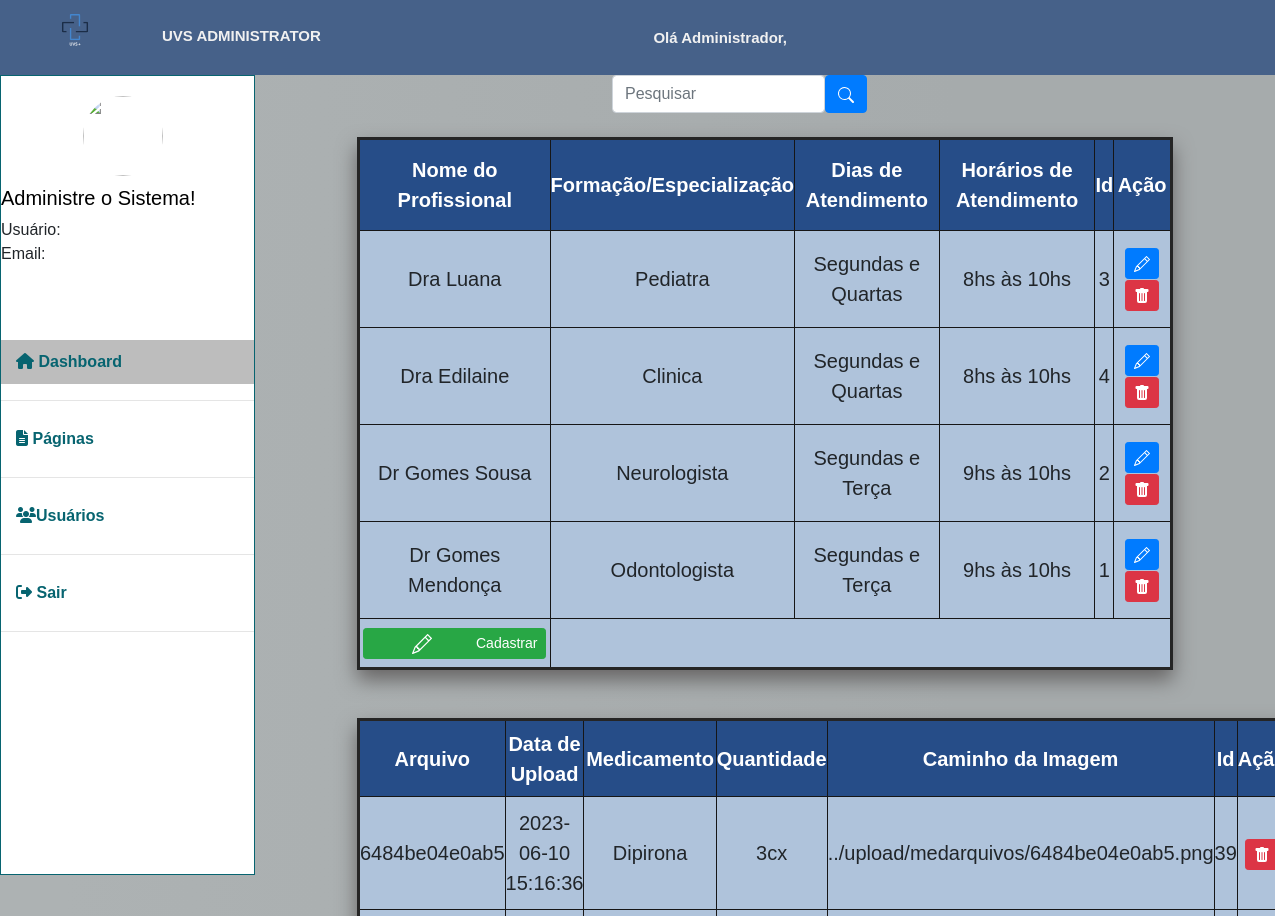
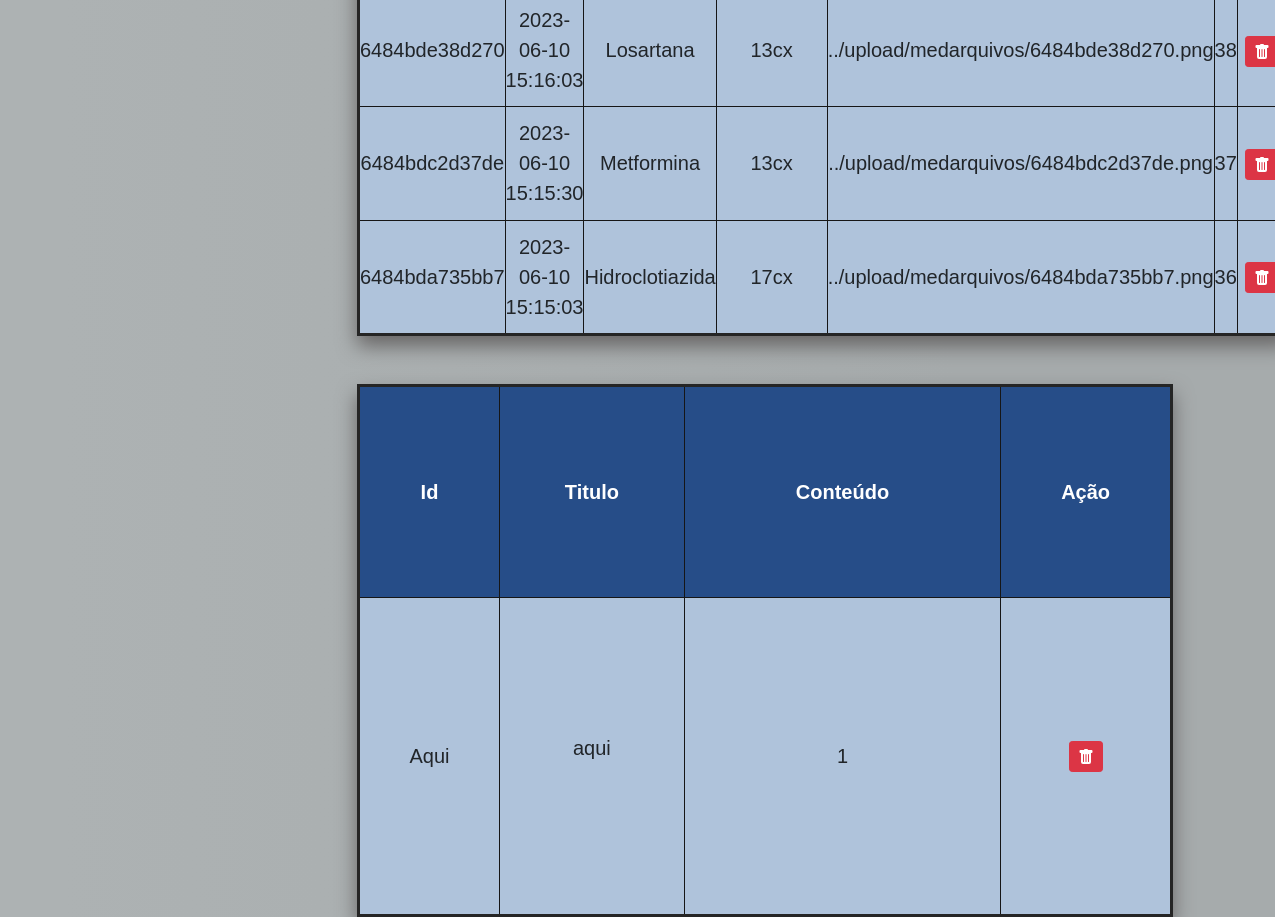
The page /admin_pages/tabelas.php on the database as committed earlier (2 pictures, top to bottom).
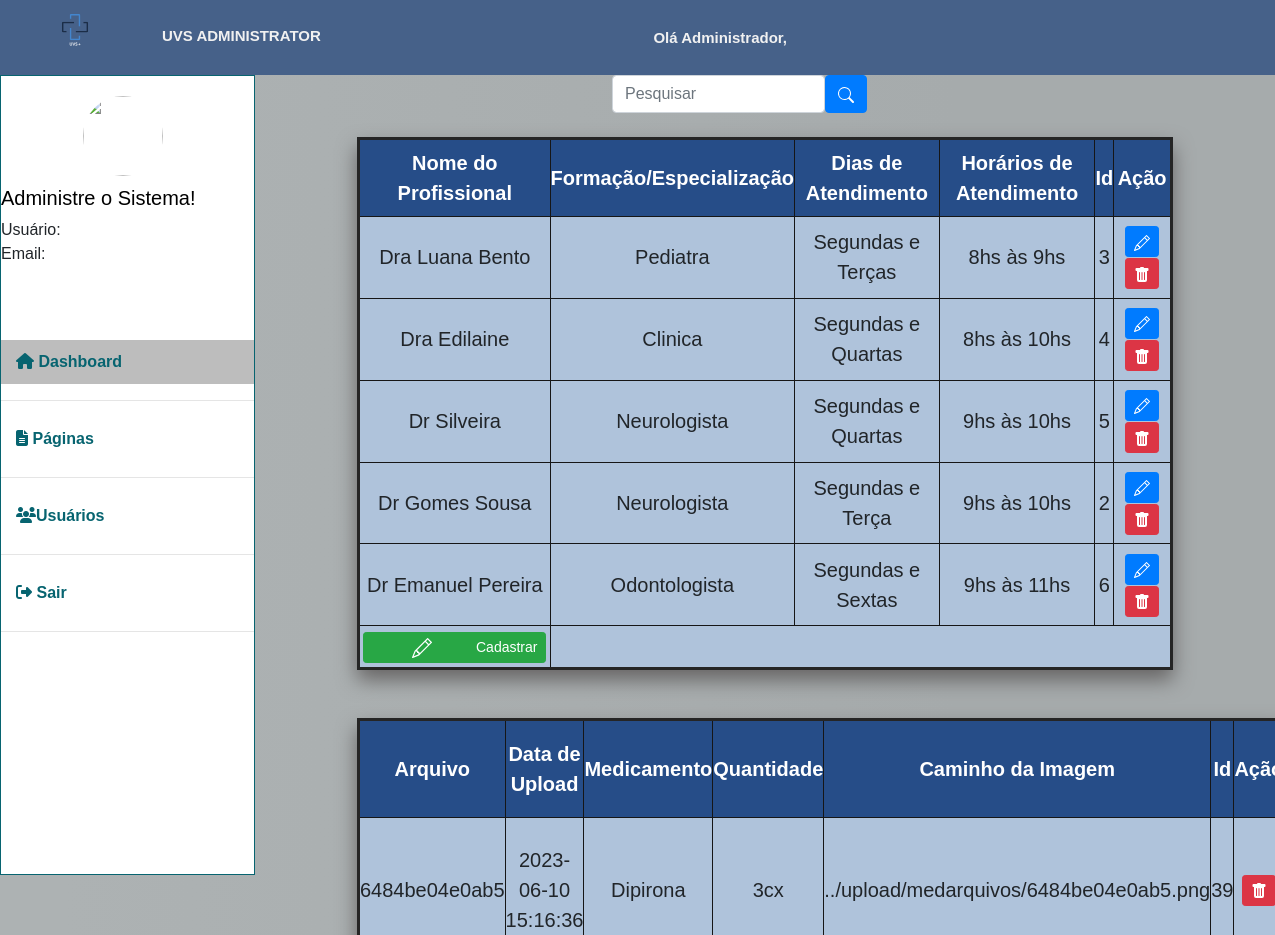
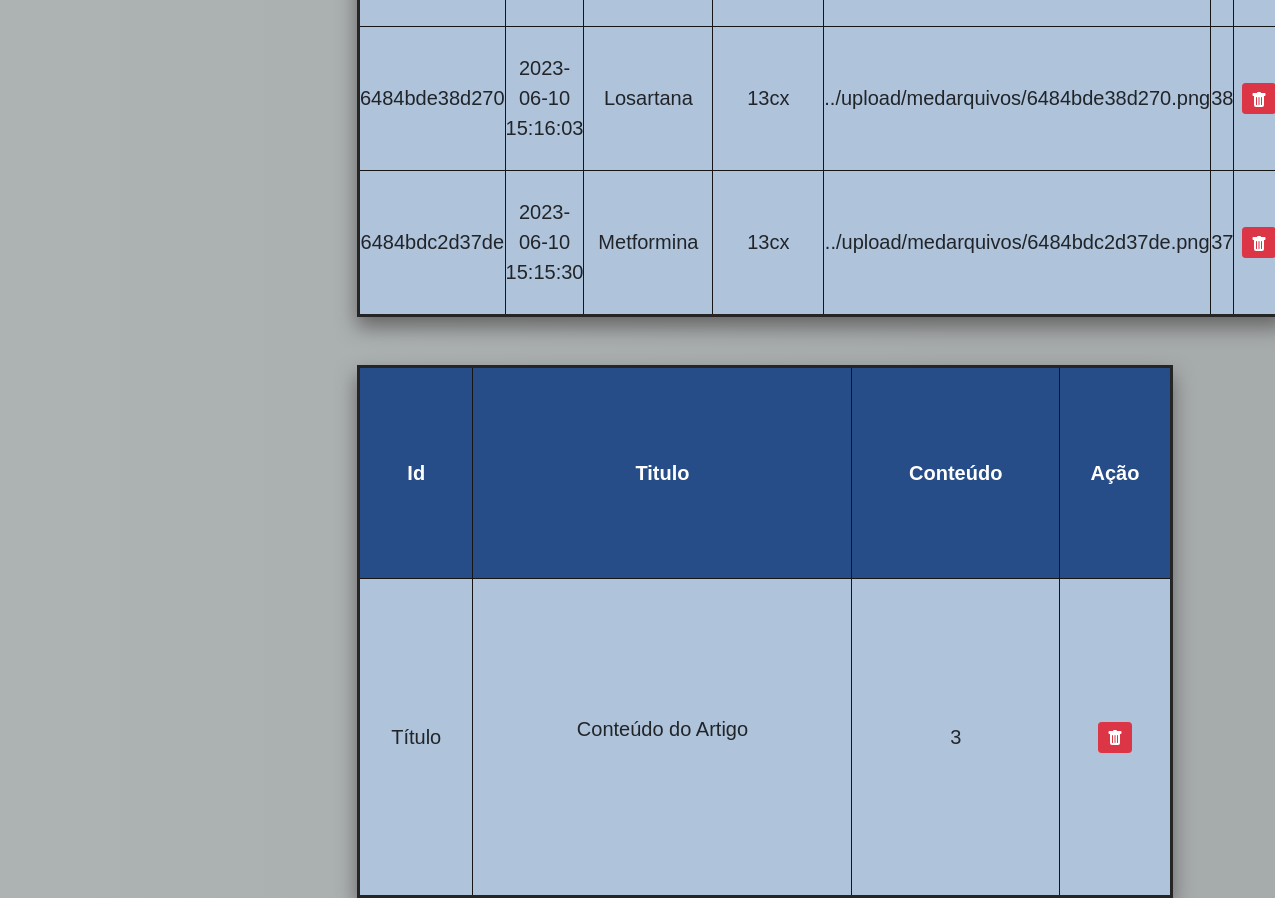
The same page on the database as committed later (2 pictures, top to bottom).
### tables this page shows
CREATE TABLE `tbmedicos` (
  `profissional` varchar(100) NOT NULL,
  `formacao` varchar(100) NOT NULL,
  `dias` varchar(100) NOT NULL,
  `horarios` varchar(100) NOT NULL,
  `Id` int(11) NOT NULL
);

CREATE TABLE `tbmedicamentos` (
  `ID` int(11) NOT NULL,
  `arquivo` varchar(255) NOT NULL,
  `data_upload` datetime NOT NULL,
  `nome` varchar(100) DEFAULT NULL,
  `quant` varchar(100) DEFAULT NULL,
  `caminho` varchar(100) DEFAULT NULL
);

CREATE TABLE `tbartigos` (
  `titulo` varchar(100) NOT NULL,
  `conteudo` varchar(1000) NOT NULL,
  `id` int(100) NOT NULL
);

### admin_pages/tabelas.php (the view, shortened to what the changed rows need)
<?php
  include_once('../banco/dbconnect.php');
  if(!empty($_GET['search']))
{
  $data = $_GET['search'];
  $data_1 = $_GET['search'];
  $data_2 = $_GET['search'];
  $sql = "SELECT * FROM tbmedicamentos WHERE  ID LIKE '%$data%' or arquivo LIKE '%$data%' or  data_upload LIKE '%$data%' or nome LIKE '%$data%' or quant LIKE '%$data%' or caminho LIKE '%$data%' ORDER BY arquivo DESC";
  $sql2 = "SELECT * FROM tbmedicos WHERE Id LIKE '%$data_1%' or profissional LIKE '%$data_1%' or formacao LIKE '%$data_1%'  or dias LIKE '%$data_1%' or horarios LIKE '%$data_1%'  ORDER BY profissional DESC";
  $sql3 = "SELECT * FROM tbartigos WHERE id LIKE '%$data_2%' or titulo LIKE '%$data_2%' or conteudo LIKE  '%$data_2%' ORDER BY titulo DESC ";
}
else
{
  $sql = "SELECT * FROM tbmedicamentos ORDER BY arquivo DESC";
  $sql2 = "SELECT * FROM tbmedicos ORDER BY profissional DESC";
  $sql3 = "SELECT * FROM tbartigos ORDER BY titulo DESC";
}
$resultA = $conexao -> query($sql);
$result2 = $conexao -> query($sql2);
$result3 = $conexao -> query($sql3);
  ?>
<!DOCTYPE html>
<html lang="pt-br">
<head>
    <link rel="stylesheet" href="https://stackpath.bootstrapcdn.com/bootstrap/4.1.3/css/bootstrap.min.css">
    <link rel="stylesheet" href="../CSS/admin.css">
    <link rel="stylesheet" href="../CSS/conta.css">
    <link rel="stylesheet" href="../dist/ui/trumbowyg.min.css">
</head>
<body>
    <section class="main">
       <div class="principal">
<br>
<table class="tabela">
      <th class="tdDark">Nome do Profissional</th>
      <th class="tdDark">Formação/Especialização</th>
      <th class="tdDark">Dias de Atendimento</th>
      <th class="tdDark">Horários de Atendimento</th>
      <th class="tdDark">Id</th>
      <th class="tdDark">Ação</th>
       <?php
  while($user = mysqli_fetch_assoc($result2)) {
    echo "<tr>";
    echo "<td>".$user['profissional']."</td>";
    echo "<td>".$user['formacao']."</td>";
    echo "<td>".$user['dias']."</td>";
    echo "<td>".$user['horarios']."</td>";
    echo "<td>".$user['Id']."</td>";
    echo "<td>
            <a class='btn btn-sm btn-primary' href='../PHP/edit2.php?id=$user[Id]' title='Editar'>
            <svg xmlns='http://www.w3.org/2000/svg' width='16' height='16' fill='currentColor' class='bi bi-pencil' viewBox='0 0 16 16'>
                <path d='M12.146.146a.5.5 0 0 1 .708 0l3 3a.5.5 0 0 1 0 .708l-10 10a.5.5 0 0 1-.168.11l-5 2a.5.5 0 0 1-.65-.65l2-5a.5.5 0 0 1 .11-.168l10-10zM11.207 2.5 13.5 4.793 14.793 3.5 12.5 1.207 11.207 2.5zm1.586 3L10.5 3.207 4 9.707V10h.5a.5.5 0 0 1 .5.5v.5h.5a.5.5 0 0 1 .5.5v.5h.293l6.5-6.5zm-9.761 5.175-.106.106-1.528 3.821 3.821-1.528.106-.106A.5.5 0 0 1 5 12.5V12h-.5a.5.5 0 0 1-.5-.5V11h-.5a.5.5 0 0 1-.468-.325z'/>
            </svg>
            </a>
            <a  class='btn btn-sm btn-danger' href='../PHP/alterar.php?Id=$user[Id]' title='Deletar'>
                <svg xmlns='http://www.w3.org/2000/svg' width='16' height='16' fill='currentColor' class='bi bi-trash-fill' viewBox='0 0 16 16'>
                    <path d='M2.5 1a1 1 0 0 0-1 1v1a1 1 0 0 0 1 1H3v9a2 2 0 0 0 2 2h6a2 2 0 0 0 2-2V4h.5a1 1 0 0 0 1-1V2a1 1 0 0 0-1-1H10a1 1 0 0 0-1-1H7a1 1 0 0 0-1 1H2.5zm3 4a.5.5 0 0 1 .5.5v7a.5.5 0 0 1-1 0v-7a.5.5 0 0 1 .5-.5zM8 5a.5.5 0 0 1 .5.5v7a.5.5 0 0 1-1 0v-7A.5.5 0 0 1 8 5zm3 .5v7a.5.5 0 0 1-1 0v-7a.5.5 0 0 1 1 0z'/>
                </svg>
            </a>
            </td>";
        echo "</tr>";
       }
         ?>
          <th id="cad">
            <a  class='btn btn-sm btn-success'  href='../pages/cadmed.php' title='Cadastrar'>
                  Cadastrar
                 </a>
             </th>
</table>
<br><br>
<table class="tabela">
     <th class="tdDark">Arquivo</th>
     <th class="tdDark">Data de Upload</th>
     <th class="tdDark">Medicamento</th>
     <th class="tdDark">Quantidade</th>
     <th class="tdDark">Caminho da Imagem</th>
     <th class="tdDark">Id</th>
     <th class="tdDark">Ação</th>
     <?php
     while($user = mysqli_fetch_assoc($resultA)) {
      echo "<tr>";
      echo "<td>".$user['arquivo']."</td>";
      echo "<td>".$user['data_upload']."</td>";
      echo "<td>".$user['nome']."</td>";
      echo "<td>".$user['quant']."</td>";
      echo "<td>".$user['caminho']."</td>";
      echo "<td>".$user['ID']."</td>";
      echo "<td>
                <a  class='btn btn-sm btn-danger' href='../PHP/alterar.php?ID=$user[ID]' title='Deletar'>
                <svg xmlns='http://www.w3.org/2000/svg' width='16' height='16' fill='currentColor' class='bi bi-trash-fill' viewBox='0 0 16 16'>
                    <path d='M2.5 1a1 1 0 0 0-1 1v1a1 1 0 0 0 1 1H3v9a2 2 0 0 0 2 2h6a2 2 0 0 0 2-2V4h.5a1 1 0 0 0 1-1V2a1 1 0 0 0-1-1H10a1 1 0 0 0-1-1H7a1 1 0 0 0-1 1H2.5zm3 4a.5.5 0 0 1 .5.5v7a.5.5 0 0 1-1 0v-7a.5.5 0 0 1 .5-.5zM8 5a.5.5 0 0 1 .5.5v7a.5.5 0 0 1-1 0v-7A.5.5 0 0 1 8 5zm3 .5v7a.5.5 0 0 1-1 0v-7a.5.5 0 0 1 1 0z'/>
                </svg>
                </a>
                </td>";
     }
     ?>
</table>
<br><br>
<table class="tabela">
<th class="tdDark">Id</th>
<th class="tdDark">Titulo</th>
<th class="tdDark">Conteúdo</th>
<th class="tdDark">Ação</th>
<?php
     while($user = mysqli_fetch_assoc($result3)) {
        echo "<tr>";
        echo "<td>".$user['titulo']."</td>";
        echo "<td>".$user['conteudo']."</td>";
        echo "<td>".$user['id']."</td>";
        echo "<td>
        <a  class='btn btn-sm btn-danger' href='../PHP/alterar.php? 1d=$user[id]' title='Deletar'>
        <svg xmlns='http://www.w3.org/2000/svg' width='16' height='16' fill='currentColor' class='bi bi-trash-fill' viewBox='0 0 16 16'>
            <path d='M2.5 1a1 1 0 0 0-1 1v1a1 1 0 0 0 1 1H3v9a2 2 0 0 0 2 2h6a2 2 0 0 0 2-2V4h.5a1 1 0 0 0 1-1V2a1 1 0 0 0-1-1H10a1 1 0 0 0-1-1H7a1 1 0 0 0-1 1H2.5zm3 4a.5.5 0 0 1 .5.5v7a.5.5 0 0 1-1 0v-7a.5.5 0 0 1 .5-.5zM8 5a.5.5 0 0 1 .5.5v7a.5.5 0 0 1-1 0v-7A.5.5 0 0 1 8 5zm3 .5v7a.5.5 0 0 1-1 0v-7a.5.5 0 0 1 1 0z'/>
        </svg>
    </a>
        </td>";
     }
?>
</table>
</div>
</body>
</html>

Rows that differ between the two databases and show on the page:
removed tbmedicos: profissional "Dr Gomes Mendonça", formacao "Odontologista", dias "Segundas e Terça", horarios "9hs às 10hs", Id "1"
removed tbmedicamentos: arquivo "6484bda735bb7", data_upload "2023-06-10 15:15:03", nome "Hidroclotiazida", quant "17cx", caminho "../upload/medarquivos/6484bda735bb7.png", ID "36"
removed tbartigos: titulo "Aqui", conteudo "aqui", id "1"
changed tbmedicos "Pediatra": profissional "Dra Luana" → "Dra Luana Bento"; dias "Segundas e Quartas" → "Segundas e Terças"; horarios "8hs às 10hs" → "8hs às 9hs"
added tbmedicos: profissional "Dr Silveira", formacao "Neurologista", dias "Segundas e Quartas", horarios "9hs às 10hs", Id "5"
added tbmedicos: profissional "Dr Emanuel Pereira", formacao "Odontologista", dias "Segundas e Sextas", horarios "9hs às 11hs", Id "6"
added tbartigos: titulo "Título", conteudo "Conteúdo do Artigo", id "3"
